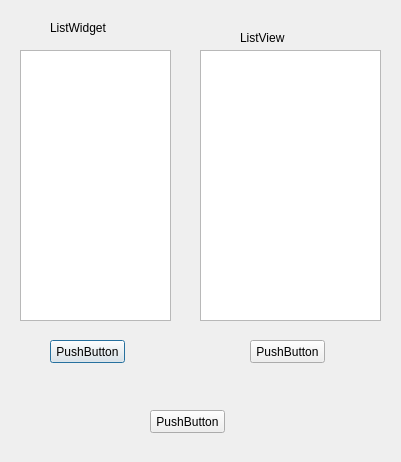
<?xml version="1.0" encoding="UTF-8"?>
<ui version="4.0">
 <class>Dialog</class>
 <widget class="QDialog" name="Dialog">
  <property name="geometry">
   <rect>
    <x>0</x>
    <y>0</y>
    <width>401</width>
    <height>462</height>
   </rect>
  </property>
  <property name="windowTitle">
   <string>Dialog</string>
  </property>
  <widget class="QListWidget" name="listWidget">
   <property name="geometry">
    <rect>
     <x>20</x>
     <y>50</y>
     <width>151</width>
     <height>271</height>
    </rect>
   </property>
  </widget>
  <widget class="QLabel" name="label">
   <property name="geometry">
    <rect>
     <x>50</x>
     <y>20</y>
     <width>121</width>
     <height>16</height>
    </rect>
   </property>
   <property name="text">
    <string>ListWidget</string>
   </property>
  </widget>
  <widget class="QPushButton" name="pushButton">
   <property name="geometry">
    <rect>
     <x>50</x>
     <y>340</y>
     <width>75</width>
     <height>23</height>
    </rect>
   </property>
   <property name="text">
    <string>PushButton</string>
   </property>
  </widget>
  <widget class="QPushButton" name="pushButton_2">
   <property name="geometry">
    <rect>
     <x>150</x>
     <y>410</y>
     <width>75</width>
     <height>23</height>
    </rect>
   </property>
   <property name="text">
    <string>PushButton</string>
   </property>
  </widget>
  <widget class="QLabel" name="label_2">
   <property name="geometry">
    <rect>
     <x>240</x>
     <y>30</y>
     <width>121</width>
     <height>16</height>
    </rect>
   </property>
   <property name="text">
    <string>ListView</string>
   </property>
  </widget>
  <widget class="QListView" name="listView">
   <property name="geometry">
    <rect>
     <x>200</x>
     <y>50</y>
     <width>181</width>
     <height>271</height>
    </rect>
   </property>
  </widget>
  <widget class="QPushButton" name="pushButton_v">
   <property name="geometry">
    <rect>
     <x>250</x>
     <y>340</y>
     <width>75</width>
     <height>23</height>
    </rect>
   </property>
   <property name="text">
    <string>PushButton</string>
   </property>
  </widget>
 </widget>
 <layoutdefault spacing="6" margin="11"/>
 <resources/>
 <connections/>
</ui>
